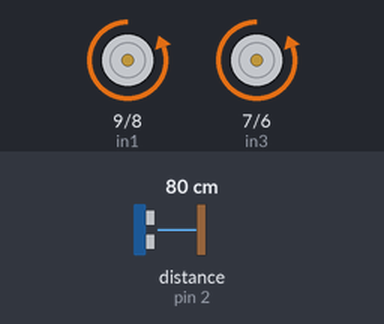
Bench run of a sketch on a simulated Arduino Uno, built with avr-gcc and run on an emulated ATmega328P. Shown: motor-driver pin pairs drawn as motors (green arrow = first pin HIGH = forward, orange = second pin HIGH = backward, longer = more drive, scaled by the enable pin). Wiring (inferred from the names in the program): ultrasonic range finder: trigger pin 3; echo pin 2. The test bench sets the inputs (shaded band); at power-on: distance to the obstacle (sensor on pin 2) 80 cm. The echo pulse lasts 58.3 µs per cm.

Above: at 1.2 s.
1.3 s: distance to the obstacle (sensor on pin 2) set to 23 cm
2.8 s: distance to the obstacle (sensor on pin 2) set to 18 cm
At 4.1 s:
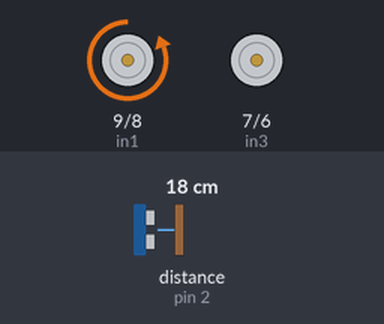
4.4 s: distance to the obstacle (sensor on pin 2) set to 35 cm
At 6.2 s:
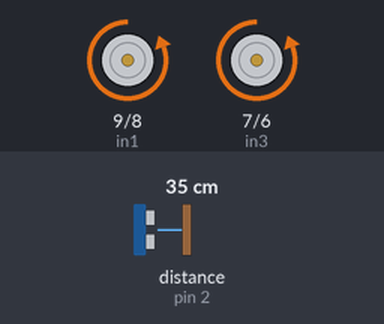
6.6 s: distance to the obstacle (sensor on pin 2) set to 2 cm
At 7.6 s:
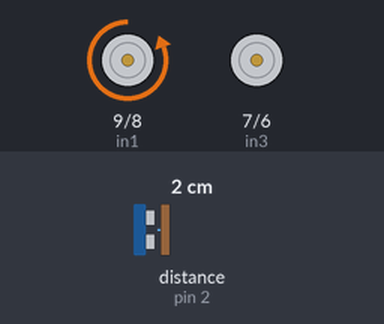
Timing chart, 0 to 9.2 s (numbered marks = the images above; inputs shaded):
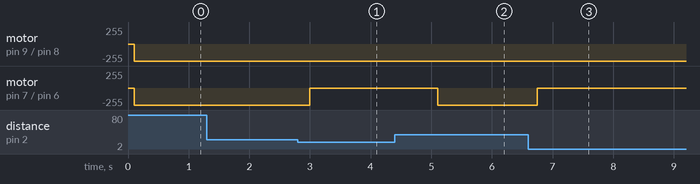

Measured:
- the behaviour switches between 21 and 20 cm on distance to the obstacle (sensor on pin 2) (found by bisection; images 0 and 1)
- after the input at 1.3 s, every drawn part: stays the same
- after the input at 2.8 s, motor on pin 7 (in3) / pin 6 (in4): backward 255/255 → stopped after 0.20 s
- after the input at 4.4 s, motor on pin 7 (in3) / pin 6 (in4): stopped → backward 255/255 after 0.70 s
- after the input at 6.6 s, motor on pin 7 (in3) / pin 6 (in4): backward 255/255 → stopped after 0.14 s

The sketch:

ultrasonic.ino
```cpp
// motor one
int enA = 10;
int in1 = 9;
int in2 = 8;
// motor two
int enB = 5;
int in3 = 7;
int in4 = 6;

const int echoPin = 2;
const int pingPin = 3;
long duration, distance;


void setup() {
  Serial.begin(9600);

  pinMode(pingPin, OUTPUT);
  pinMode(echoPin, INPUT);
  pinMode(enA, OUTPUT);
  pinMode(enB, OUTPUT);
  pinMode(in1, OUTPUT);
  pinMode(in2, OUTPUT);
  pinMode(in3, OUTPUT);
  pinMode(in4, OUTPUT);
}

void loop() {
  distance = getDistance();
  if(distance < 20) {
    turnLeft();
    delay(600);
  }
  else {
    moveForward();
  }
}


void moveForward() {
  digitalWrite(in1, LOW);
  digitalWrite(in2, HIGH);
  digitalWrite(in3, LOW);
  digitalWrite(in4, HIGH);
  analogWrite(enA, 255);
  analogWrite(enB, 255);
}

void turnLeft() {
  digitalWrite(in1, LOW);
  digitalWrite(in2, HIGH);
  digitalWrite(in3, LOW);
  digitalWrite(in4, HIGH);

  analogWrite(enA, 255);
  analogWrite(enB, 0);
}

void turnRight() {
  digitalWrite(in1, LOW);
  digitalWrite(in2, HIGH);
  digitalWrite(in3, LOW);
  digitalWrite(in4, HIGH);

  analogWrite(enA, 0);
  analogWrite(enB, 255);
}

void brake() {
  analogWrite(enA, 0);
  analogWrite(enB, 0);
}

void moveBackward() {
  digitalWrite(in1, HIGH);
  digitalWrite(in2, LOW);
  digitalWrite(in3, HIGH);
  digitalWrite(in4, LOW);

  analogWrite(enA, 255);
  analogWrite(enB, 255);
}

int getDistance() {
  digitalWrite(pingPin, LOW);
  delayMicroseconds(2);
  digitalWrite(pingPin, HIGH);
  delayMicroseconds(5);
  digitalWrite(pingPin, LOW);
  duration = pulseIn(echoPin, HIGH);
  delay(100);
  return microsecondsToCentimeters(duration);
}


long microsecondsToCentimeters(long microseconds) {
  return microseconds / 29 / 2;
}
```
